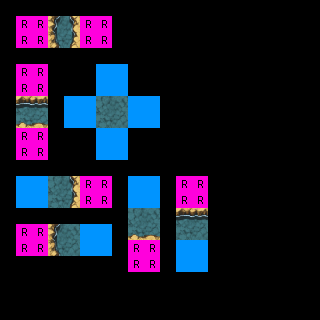

A level layout from a 2D game, rendered from its tile map. Below: a short description, then the map file with its tile-grid data intact:
An orthogonal 20x20 tile map with 16x16 px tiles, 3 tile layers (regions, input_set, output_under1 ground), 2 hidden layers not drawn, 2 tilesets.

<map version="1.0" orientation="orthogonal" renderorder="right-down" width="20" height="20" tilewidth="16" tileheight="16" nextobjectid="8">
 <properties>
  <property name="NoOverlappingRules" value="true" />
 </properties>
 <tileset firstgid="1" name="ruleset" tilewidth="16" tileheight="16" tilecount="60" columns="10">
  <image source="../tilesets/ruleset.png" width="160" height="96" />
 </tileset>
 <tileset firstgid="61" source="../tilesets/dungeon_a1.tsx" />
 <layer name="regions" width="20" height="20">
  <data encoding="csv">
0,0,0,0,0,0,0,0,0,0,0,0,0,0,0,0,0,0,0,0,
0,1,1,1,1,1,1,0,0,0,0,0,0,0,0,0,0,0,0,0,
0,1,1,1,1,1,1,0,0,0,0,0,0,0,0,0,0,0,0,0,
0,0,0,0,0,0,0,0,0,0,0,0,0,0,0,0,0,0,0,0,
0,1,1,0,0,0,1,1,0,0,0,0,0,0,0,0,0,0,0,0,
0,1,1,0,0,0,1,1,0,0,0,0,0,0,0,0,0,0,0,0,
0,1,1,0,1,1,1,1,1,1,0,0,0,0,0,0,0,0,0,0,
0,1,1,0,1,1,1,1,1,1,0,0,0,0,0,0,0,0,0,0,
0,1,1,0,0,0,1,1,0,0,0,0,0,0,0,0,0,0,0,0,
0,1,1,0,0,0,1,1,0,0,0,0,0,0,0,0,0,0,0,0,
0,0,0,0,0,0,0,0,0,0,0,0,0,0,0,0,0,0,0,0,
0,1,1,1,1,1,1,0,1,1,0,1,1,0,0,0,0,0,0,0,
0,1,1,1,1,1,1,0,1,1,0,1,1,0,0,0,0,0,0,0,
0,0,0,0,0,0,0,0,1,1,0,1,1,0,0,0,0,0,0,0,
0,1,1,1,1,1,1,0,1,1,0,1,1,0,0,0,0,0,0,0,
0,1,1,1,1,1,1,0,1,1,0,1,1,0,0,0,0,0,0,0,
0,0,0,0,0,0,0,0,1,1,0,1,1,0,0,0,0,0,0,0,
0,0,0,0,0,0,0,0,0,0,0,0,0,0,0,0,0,0,0,0,
0,0,0,0,0,0,0,0,0,0,0,0,0,0,0,0,0,0,0,0,
0,0,0,0,0,0,0,0,0,0,0,0,0,0,0,0,0,0,0,0
</data>
 </layer>
 <layer name="input_set" width="20" height="20">
  <data encoding="csv">
0,0,0,0,0,0,0,0,0,0,0,0,0,0,0,0,0,0,0,0,
0,0,0,33,33,0,0,0,0,0,0,0,0,0,0,0,0,0,0,0,
0,0,0,33,33,0,0,0,0,0,0,0,0,0,0,0,0,0,0,0,
0,0,0,0,0,0,0,0,0,0,0,0,0,0,0,0,0,0,0,0,
0,0,0,0,0,0,33,33,0,0,0,0,0,0,0,0,0,0,0,0,
0,0,0,0,0,0,33,33,0,0,0,0,0,0,0,0,0,0,0,0,
0,33,33,0,33,33,33,33,33,33,0,0,0,0,0,0,0,0,0,0,
0,33,33,0,33,33,33,33,33,33,0,0,0,0,0,0,0,0,0,0,
0,0,0,0,0,0,33,33,0,0,0,0,0,0,0,0,0,0,0,0,
0,0,0,0,0,0,33,33,0,0,0,0,0,0,0,0,0,0,0,0,
0,0,0,0,0,0,0,0,0,0,0,0,0,0,0,0,0,0,0,0,
0,33,33,33,33,0,0,0,33,33,0,0,0,0,0,0,0,0,0,0,
0,33,33,33,33,0,0,0,33,33,0,0,0,0,0,0,0,0,0,0,
0,0,0,0,0,0,0,0,33,33,0,33,33,0,0,0,0,0,0,0,
0,0,0,33,33,33,33,0,33,33,0,33,33,0,0,0,0,0,0,0,
0,0,0,33,33,33,33,0,0,0,0,33,33,0,0,0,0,0,0,0,
0,0,0,0,0,0,0,0,0,0,0,33,33,0,0,0,0,0,0,0,
0,0,0,0,0,0,0,0,0,0,0,0,0,0,0,0,0,0,0,0,
0,0,0,0,0,0,0,0,0,0,0,0,0,0,0,0,0,0,0,0,
0,0,0,0,0,0,0,0,0,0,0,0,0,0,0,0,0,0,0,0
</data>
 </layer>
 <layer name="inputnot_set" width="20" height="20" visible="0">
  <data encoding="csv">
0,0,0,0,0,0,0,0,0,0,0,0,0,0,0,0,0,0,0,0,
0,33,33,0,0,33,33,0,0,0,0,0,0,0,0,0,0,0,0,0,
0,33,33,0,0,33,33,0,0,0,0,0,0,0,0,0,0,0,0,0,
0,0,0,0,0,0,0,0,0,0,0,0,0,0,0,0,0,0,0,0,
0,33,33,0,0,0,0,0,0,0,0,0,0,0,0,0,0,0,0,0,
0,33,33,0,0,0,0,0,0,0,0,0,0,0,0,0,0,0,0,0,
0,0,0,0,0,0,0,0,0,0,0,0,0,0,0,0,0,0,0,0,
0,0,0,0,0,0,0,0,0,0,0,0,0,0,0,0,0,0,0,0,
0,33,33,0,0,0,0,0,0,0,0,0,0,0,0,0,0,0,0,0,
0,33,33,0,0,0,0,0,0,0,0,0,0,0,0,0,0,0,0,0,
0,0,0,0,0,0,0,0,0,0,0,0,0,0,0,0,0,0,0,0,
0,0,0,0,0,33,33,0,0,0,0,33,33,0,0,0,0,0,0,0,
0,0,0,0,0,33,33,0,0,0,0,33,33,0,0,0,0,0,0,0,
0,0,0,0,0,0,0,0,0,0,0,0,0,0,0,0,0,0,0,0,
0,33,33,0,0,0,0,0,0,0,0,0,0,0,0,0,0,0,0,0,
0,33,33,0,0,0,0,0,33,33,0,0,0,0,0,0,0,0,0,0,
0,0,0,0,0,0,0,0,33,33,0,0,0,0,0,0,0,0,0,0,
0,0,0,0,0,0,0,0,0,0,0,0,0,0,0,0,0,0,0,0,
0,0,0,0,0,0,0,0,0,0,0,0,0,0,0,0,0,0,0,0,
0,0,0,0,0,0,0,0,0,0,0,0,0,0,0,0,0,0,0,0
</data>
 </layer>
 <layer name="output_under1 ground" width="20" height="20">
  <data encoding="csv">
0,0,0,0,0,0,0,0,0,0,0,0,0,0,0,0,0,0,0,0,
0,0,0,573,576,0,0,0,0,0,0,0,0,0,0,0,0,0,0,0,
0,0,0,541,544,0,0,0,0,0,0,0,0,0,0,0,0,0,0,0,
0,0,0,0,0,0,0,0,0,0,0,0,0,0,0,0,0,0,0,0,
0,0,0,0,0,0,0,0,0,0,0,0,0,0,0,0,0,0,0,0,
0,0,0,0,0,0,0,0,0,0,0,0,0,0,0,0,0,0,0,0,
0,511,510,0,0,0,575,574,0,0,0,0,0,0,0,0,0,0,0,0,
0,607,606,0,0,0,543,542,0,0,0,0,0,0,0,0,0,0,0,0,
0,0,0,0,0,0,0,0,0,0,0,0,0,0,0,0,0,0,0,0,
0,0,0,0,0,0,0,0,0,0,0,0,0,0,0,0,0,0,0,0,
0,0,0,0,0,0,0,0,0,0,0,0,0,0,0,0,0,0,0,0,
0,0,0,575,576,0,0,0,0,0,0,0,0,0,0,0,0,0,0,0,
0,0,0,543,544,0,0,0,0,0,0,0,0,0,0,0,0,0,0,0,
0,0,0,0,0,0,0,0,575,574,0,511,510,0,0,0,0,0,0,0,
0,0,0,573,574,0,0,0,607,606,0,543,542,0,0,0,0,0,0,0,
0,0,0,541,542,0,0,0,0,0,0,0,0,0,0,0,0,0,0,0,
0,0,0,0,0,0,0,0,0,0,0,0,0,0,0,0,0,0,0,0,
0,0,0,0,0,0,0,0,0,0,0,0,0,0,0,0,0,0,0,0,
0,0,0,0,0,0,0,0,0,0,0,0,0,0,0,0,0,0,0,0,
0,0,0,0,0,0,0,0,0,0,0,0,0,0,0,0,0,0,0,0
</data>
 </layer>
 <layer name="output_temp_blocker" width="20" height="20" visible="0">
  <data encoding="csv">
0,0,0,0,0,0,0,0,0,0,0,0,0,0,0,0,0,0,0,0,
0,0,0,11,11,0,0,0,0,0,0,0,0,0,0,0,0,0,0,0,
0,0,0,11,11,0,0,0,0,0,0,0,0,0,0,0,0,0,0,0,
0,0,0,0,0,0,0,0,0,0,0,0,0,0,0,0,0,0,0,0,
0,0,0,0,0,0,0,0,0,0,0,0,0,0,0,0,0,0,0,0,
0,0,0,0,0,0,0,0,0,0,0,0,0,0,0,0,0,0,0,0,
0,11,11,0,0,0,0,0,0,0,0,0,0,0,0,0,0,0,0,0,
0,11,11,0,0,0,0,0,0,0,0,0,0,0,0,0,0,0,0,0,
0,0,0,0,0,0,0,0,0,0,0,0,0,0,0,0,0,0,0,0,
0,0,0,0,0,0,0,0,0,0,0,0,0,0,0,0,0,0,0,0,
0,0,0,0,0,0,0,0,0,0,0,0,0,0,0,0,0,0,0,0,
0,0,0,11,11,0,0,0,0,0,0,0,0,0,0,0,0,0,0,0,
0,0,0,11,11,0,0,0,0,0,0,0,0,0,0,0,0,0,0,0,
0,0,0,0,0,0,0,0,11,11,0,11,11,0,0,0,0,0,0,0,
0,0,0,11,11,0,0,0,11,11,0,11,11,0,0,0,0,0,0,0,
0,0,0,11,11,0,0,0,0,0,0,0,0,0,0,0,0,0,0,0,
0,0,0,0,0,0,0,0,0,0,0,0,0,0,0,0,0,0,0,0,
0,0,0,0,0,0,0,0,0,0,0,0,0,0,0,0,0,0,0,0,
0,0,0,0,0,0,0,0,0,0,0,0,0,0,0,0,0,0,0,0,
0,0,0,0,0,0,0,0,0,0,0,0,0,0,0,0,0,0,0,0
</data>
 </layer>
</map>
